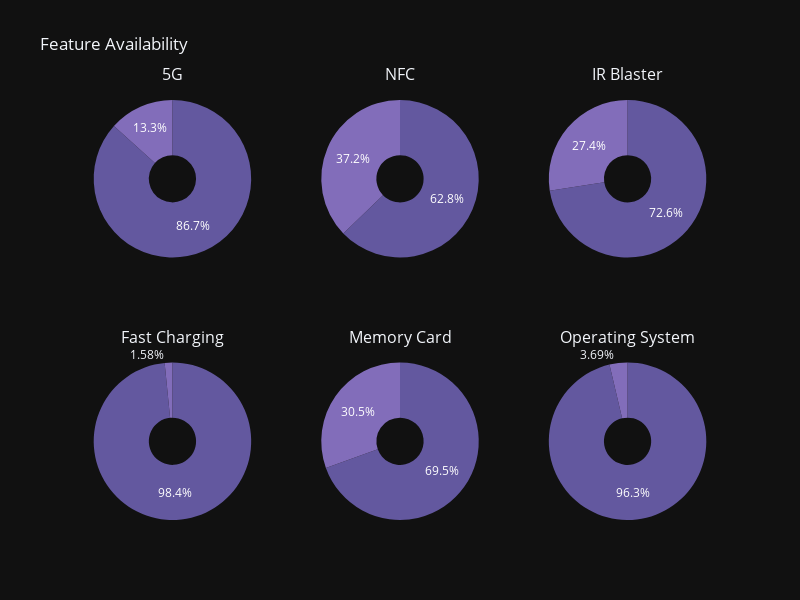

The cell this chart's notebook holds for it:
### Markdown cell above
<div style="
    background:#6a51a3;
    font-family:'JetBrains Mono','Fira Code','Consolas',monospace;
    color:#f2f0f7;
    font-weight:600;
    padding:8px 12px;
    border-left:6px solid #807dba;
    border-radius:6px;
    box-shadow:0 4px 14px rgba(0,0,0,0.12);
    margin-top:4px;
">
    <h1 style="margin:0; font-size:16px; text-align:left; font-weight:700;">
        🗂️ Univariate Analysis
    </h1>
</div>

### Code cell
features = {
    "has_5g": "5G",
    "has_nfc": "NFC",
    "has_ir_blaster": "IR Blaster",
    "fast_charging": "Fast Charging",
    "memory_card_supported": "Memory Card",
    "os_name": "Operating System",
}

fig = make_subplots(
    rows=2,
    cols=3,
    specs=[[{"type": "domain"}]*3, [{"type": "domain"}]*3],
    subplot_titles=list(features.values())
)

for idx, (col, title) in enumerate(features.items(), start=1):
    r = 1 if idx <= 3 else 2
    c = idx if idx <= 3 else idx - 3

    fig.add_trace(
        go.Pie(
            labels=df[col].value_counts().index,
            values=df[col].value_counts().values,
            showlegend=False,
            marker=dict(colors=px.colors.sequential.Purp_r),
            hole=0.3,
        ),
        row=r, col=c
    )

fig.update_layout(
    template="plotly_dark",
    title="Feature Availability",
    height=600,
    width=800,
)

# Adjust annotation lift
for ann in fig["layout"]["annotations"]:
    ann["y"] += 0.03

fig.show()

### Figure 1 — Plotly figure (JSON) as saved in the notebook; plotly's stock layout.template omitted (floating-point values rounded to 4 significant figures)
{"data": [{"domain": {"x": [0, 0.2889], "y": [0.625, 1]}, "hole": 0.3, "labels": [true, false], "marker": {"colors": ["rgb(99, 88, 159)", "rgb(130, 109, 186)", "rgb(159, 130, 206)", "rgb(185, 152, 221)", "rgb(209, 175, 232)", "rgb(228, 199, 241)", "rgb(243, 224, 247)"]}, "showlegend": false, "type": "pie", "values": [657, 101]}, {"domain": {"x": [0.3556, 0.6444], "y": [0.625, 1]}, "hole": 0.3, "labels": [false, true], "marker": {"colors": ["rgb(99, 88, 159)", "rgb(130, 109, 186)", "rgb(159, 130, 206)", "rgb(185, 152, 221)", "rgb(209, 175, 232)", "rgb(228, 199, 241)", "rgb(243, 224, 247)"]}, "showlegend": false, "type": "pie", "values": [476, 282]}, {"domain": {"x": [0.7111, 1], "y": [0.625, 1]}, "hole": 0.3, "labels": [false, true], "marker": {"colors": ["rgb(99, 88, 159)", "rgb(130, 109, 186)", "rgb(159, 130, 206)", "rgb(185, 152, 221)", "rgb(209, 175, 232)", "rgb(228, 199, 241)", "rgb(243, 224, 247)"]}, "showlegend": false, "type": "pie", "values": [550, 208]}, {"domain": {"x": [0, 0.2889], "y": [0, 0.375]}, "hole": 0.3, "labels": [true, false], "marker": {"colors": ["rgb(99, 88, 159)", "rgb(130, 109, 186)", "rgb(159, 130, 206)", "rgb(185, 152, 221)", "rgb(209, 175, 232)", "rgb(228, 199, 241)", "rgb(243, 224, 247)"]}, "showlegend": false, "type": "pie", "values": [746, 12]}, {"domain": {"x": [0.3556, 0.6444], "y": [0, 0.375]}, "hole": 0.3, "labels": [true, false], "marker": {"colors": ["rgb(99, 88, 159)", "rgb(130, 109, 186)", "rgb(159, 130, 206)", "rgb(185, 152, 221)", "rgb(209, 175, 232)", "rgb(228, 199, 241)", "rgb(243, 224, 247)"]}, "showlegend": false, "type": "pie", "values": [383, 168]}, {"domain": {"x": [0.7111, 1], "y": [0, 0.375]}, "hole": 0.3, "labels": ["android", "ios"], "marker": {"colors": ["rgb(99, 88, 159)", "rgb(130, 109, 186)", "rgb(159, 130, 206)", "rgb(185, 152, 221)", "rgb(209, 175, 232)", "rgb(228, 199, 241)", "rgb(243, 224, 247)"]}, "showlegend": false, "type": "pie", "values": [730, 28]}], "layout": {"annotations": [{"font": {"size": 16}, "showarrow": false, "text": "5G", "x": 0.1444, "xanchor": "center", "xref": "paper", "y": 1.03, "yanchor": "bottom", "yref": "paper"}, {"font": {"size": 16}, "showarrow": false, "text": "NFC", "x": 0.5, "xanchor": "center", "xref": "paper", "y": 1.03, "yanchor": "bottom", "yref": "paper"}, {"font": {"size": 16}, "showarrow": false, "text": "IR Blaster", "x": 0.8556, "xanchor": "center", "xref": "paper", "y": 1.03, "yanchor": "bottom", "yref": "paper"}, {"font": {"size": 16}, "showarrow": false, "text": "Fast Charging", "x": 0.1444, "xanchor": "center", "xref": "paper", "y": 0.405, "yanchor": "bottom", "yref": "paper"}, {"font": {"size": 16}, "showarrow": false, "text": "Memory Card", "x": 0.5, "xanchor": "center", "xref": "paper", "y": 0.405, "yanchor": "bottom", "yref": "paper"}, {"font": {"size": 16}, "showarrow": false, "text": "Operating System", "x": 0.8556, "xanchor": "center", "xref": "paper", "y": 0.405, "yanchor": "bottom", "yref": "paper"}], "height": 600, "title": {"text": "Feature Availability"}, "width": 800}}
